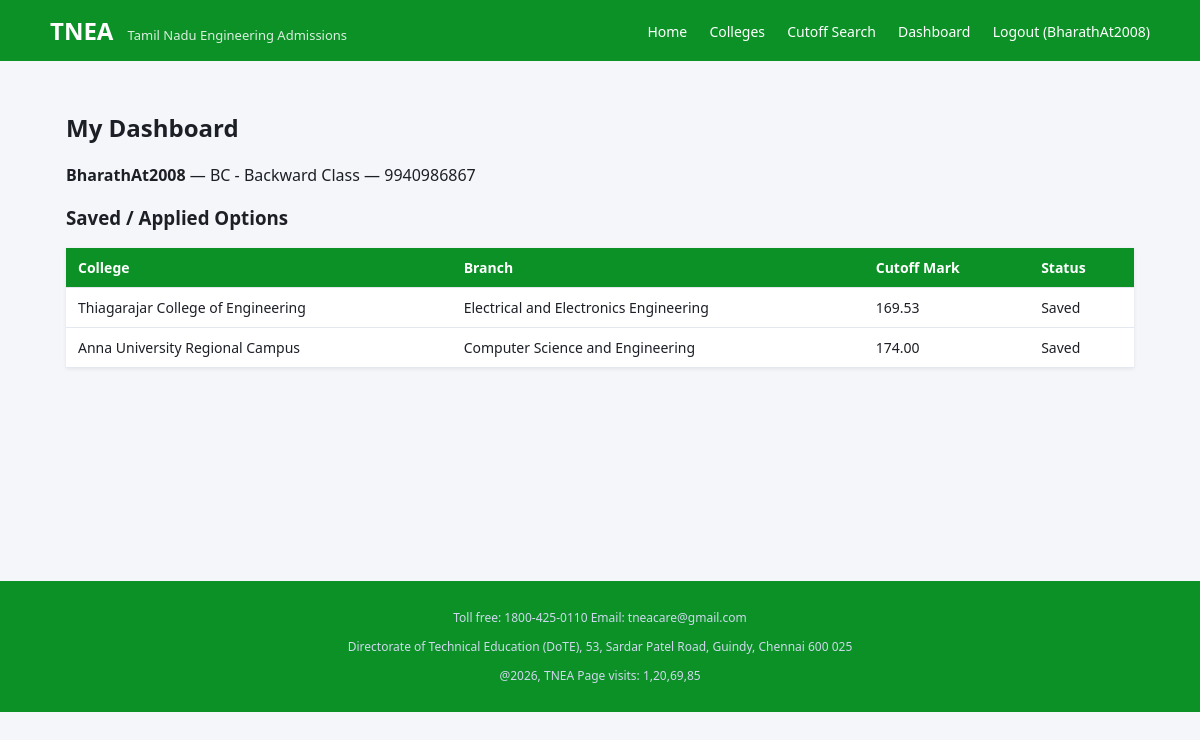
The app's page /dashboard/ (signed in) with its own data.
### counseling/models.py (models this page shows, shortened)
class StudentProfile(models.Model):
    user = models.OneToOneField(User, on_delete=models.CASCADE, related_name='profile')
    community = models.CharField(max_length=5, choices=COMMUNITY_CHOICES, default='OC')
    phone = models.CharField(max_length=15, blank=True)
    cutoff_mark = models.DecimalField(max_digits=6, decimal_places=2, null=True, blank=True)

class Application(models.Model):
    STATUS_CHOICES = [
        ('SAVED', 'Saved'),
        ('APPLIED', 'Applied'),
        ('ALLOTTED', 'Allotted'),
    ]
    student = models.ForeignKey(StudentProfile, on_delete=models.CASCADE, related_name='applications')
    cutoff = models.ForeignKey(Cutoff, on_delete=models.CASCADE)
    status = models.CharField(max_length=10, choices=STATUS_CHOICES, default='SAVED')
    created_at = models.DateTimeField(auto_now_add=True)
    class Meta:
        unique_together = ('student', 'cutoff')
        ordering = ['-created_at']

class Cutoff(models.Model):
    college = models.ForeignKey(College, on_delete=models.CASCADE, related_name='cutoffs')
    branch = models.ForeignKey(Branch, on_delete=models.CASCADE, related_name='cutoffs')
    community = models.CharField(max_length=5, choices=COMMUNITY_CHOICES)
    cutoff_mark = models.DecimalField(max_digits=6, decimal_places=2)
    year = models.PositiveIntegerField(default=2025)
    class Meta:
        unique_together = ('college', 'branch', 'community', 'year')
        ordering = ['-cutoff_mark']

class College(models.Model):
    college_code = models.CharField(max_length=10, unique=True)
    name = models.CharField(max_length=255)
    place = models.CharField(max_length=120)
    district = models.CharField(max_length=120)
    college_type = models.CharField(max_length=20, choices=COLLEGE_TYPE_CHOICES, default='SELF_FIN')
    class Meta:
        ordering = ['name']

class Branch(models.Model):
    code = models.CharField(max_length=10)
    name = models.CharField(max_length=150)
    class Meta:
        ordering = ['name']

### counseling/views.py (the view)
# urls.py: path('dashboard/', views.dashboard, name='dashboard'),
@login_required
def dashboard(request):
    profile, _ = StudentProfile.objects.get_or_create(user=request.user)
    applications = profile.applications.select_related('cutoff__college', 'cutoff__branch')
    return render(request, 'counseling/dashboard.html', {
        'profile': profile,
        'applications': applications,
    })

### counseling/templates/counseling/dashboard.html
{% extends 'counseling/base.html' %}
{% block content %}
<h2>My Dashboard</h2>
<p><strong>{{ user.username }}</strong> &mdash; {{ profile.get_community_display }}{% if profile.phone %} &mdash; {{ profile.phone }}{% endif %}</p>
<h3>Saved / Applied Options</h3>
<table>
    <thead>
        <tr><th>College</th><th>Branch</th><th>Cutoff Mark</th><th>Status</th></tr>
    </thead>
    <tbody>
        {% for app in applications %}
        <tr>
            <td>{{ app.cutoff.college.name }}</td>
            <td>{{ app.cutoff.branch.name }}</td>
            <td>{{ app.cutoff.cutoff_mark }}</td>
            <td>{{ app.get_status_display }}</td>
        </tr>
        {% empty %}
        <tr><td colspan="4">No saved options yet. Try the <a href="{% url 'cutoff_search' %}">cutoff search</a>.</td></tr>
        {% endfor %}
    </tbody>
</table>
{% endblock %}

### counseling/templates/counseling/base.html (shortened to what this page needs)
{% load static %}
<!DOCTYPE html>
<html lang="en">
<head>
    <link rel="stylesheet" href="{% static 'counseling/css/style.css' %}">
</head>
<body>
    <header class="topbar">
        <div class="container topbar-inner">
            <div class="brand">
                <span class="brand-mark">TNEA</span>
                <span class="brand-sub">Tamil Nadu Engineering Admissions</span>
            </div>
            <nav class="mainnav">
                <a href="{% url 'home' %}">Home</a>
                <a href="{% url 'college_list' %}">Colleges</a>
                <a href="{% url 'cutoff_search' %}">Cutoff Search</a>
                {% if user.is_authenticated %}
                    <a href="{% url 'dashboard' %}">Dashboard</a>
                    <a href="{% url 'logout' %}">Logout ({{ user.username }})</a>
                {% else %}
                    <a href="{% url 'login' %}">Login</a>
                    <a href="{% url 'register' %}" class="cta">Register</a>
                {% endif %}
            </nav>
        </div>
    </header>
    <div class="container content">
        {% block content %}{% endblock %}
    </div>
    <footer class="footer">
        <div class="container">
            <p> Toll free: 1800-425-0110  Email: tneacare@gmail.com </p>
           <p> Directorate of Technical Education (DoTE), 53, Sardar Patel Road, Guindy, Chennai 600 025 </p>
                <p> @2026, TNEA Page visits: 1,20,69,85</p>
        </div>
    </footer>
</body>
</html>

### counseling/static/counseling/css/style.css (style rules this page uses)
* { box-sizing: border-box; }
body { margin: 0; font-family: "Segoe UI", Arial, sans-serif; background: #f4f6f9; color: #1c1f26; }
.container { max-width: 1100px; margin: 0 auto; padding: 0 16px; }
.topbar { background: #0b9126; color: #fff; }
.topbar-inner { display: flex; justify-content: space-between; align-items: center; padding: 14px 0; flex-wrap: wrap; }
.brand-mark { font-size: 24px; font-weight: 700; margin-right: 10px; }
.brand-sub { font-size: 13px; opacity: 0.85; }
.mainnav a { color: #fff; text-decoration: none; margin-left: 18px; font-size: 14px; }
.content { padding: 30px 16px 60px; min-height: 60vh; }
table { width: 100%; border-collapse: collapse; background: #fff; box-shadow: 0 1px 4px rgba(0,0,0,0.08); }
th, td { padding: 10px 12px; border-bottom: 1px solid #e5e8ee; text-align: left; font-size: 14px; }
th { background: #0b9126; color: #fff; }
.footer { background: #0b9126; color: #cfd9ee; padding: 16px 0; font-size: 12px; text-align: center; margin-top: 40px; }

### records on screen
StudentProfile: community "BC - Backward Class", phone "9940986867"
Application: cutoff.college.name "Thiagarajar College of Engineering", cutoff.branch.name "Electrical and Electronics Engineering", cutoff.cutoff_mark "169.53", status "Saved"
Application: cutoff.college.name "Anna University Regional Campus", cutoff.branch.name "Computer Science and Engineering", cutoff.cutoff_mark "174.00", status "Saved"

### other values on screen
{{ user.username }} "BharathAt2008"
